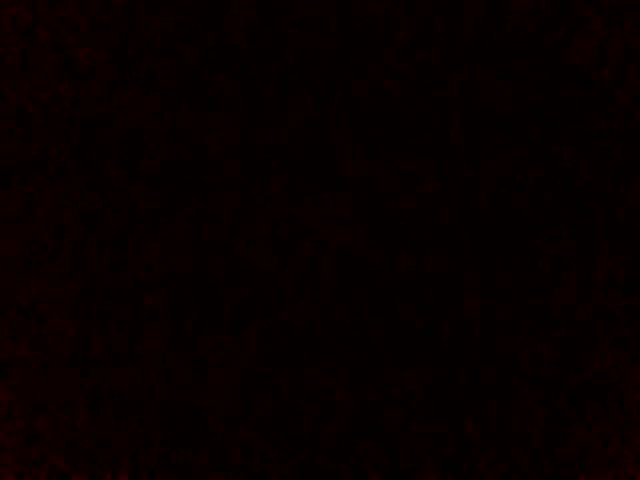
#> input picture frame 2 of Week 2 (OpenCV basis)/Media/M1/mysavedmovie.mp4, 640 x 480 px, given in place of vtest.avi, which was not available
$ jupyter execute '5.11 Dynamic Background Subtraction.ipynb'   (text cells are left out)
#> lines starting #> are read from the running program, lines starting #| are printed output that depends on the picture; after the words box and inside, x2 and y2 are one past the last pixel; in counts of white or black regions, pixels touching at a corner belong together; pictures that were not available may be replaced by others from this repository, and a replacement may not be noted
[cell 1]
import cv2
import matplotlib.pyplot as plt
import numpy as np

[cell 2]
# load a video
cap = cv2.VideoCapture('media/M4/vtest.avi')

# you can optionally work on the live web cam
#cap = cv.VideoCapture(1)

# create the background object
backgroundobject = cv2.bgsegm.createBackgroundSubtractorMOG(backgroundRatio=0.1)

while(1):
    ret, frame = cap.read()
#> frame is the input picture: shape (480, 640, 3); mean B, G, R 0, 0, 7.3
    if not ret:
        break

    # apply the background object on each frame
    fgmask = backgroundobject.apply(frame)
#> fgmask: shape (480, 640); every value is 0

    # also extracting the real detected foreground part of the image (optional)
    real_part = cv2.bitwise_and(frame,frame,mask=fgmask)
#> real_part: shape (480, 640, 3); every value is 0

    # making fgmask 3 channeled so it can be stacked with others
    fgmask_3 = cv2.cvtColor(fgmask, cv2.COLOR_GRAY2BGR)

    # Stack all three frames and show the image
    stacked = np.hstack((fgmask_3,frame,real_part))
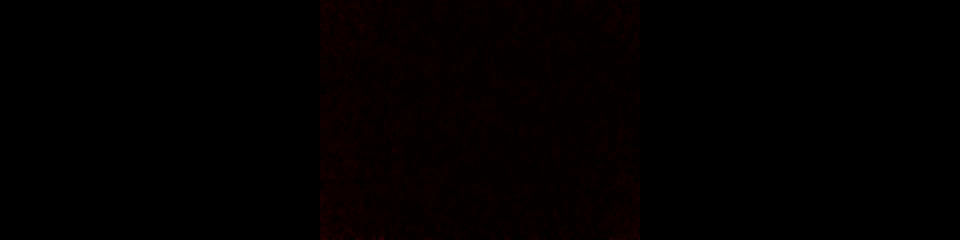
#> stacked: shape (480, 1920, 3) (shown at 1/2 size); mean B, G, R 0, 0, 2.4
    cv2.imshow('All three',cv2.resize(stacked,None,fx=0.65,fy=0.65))
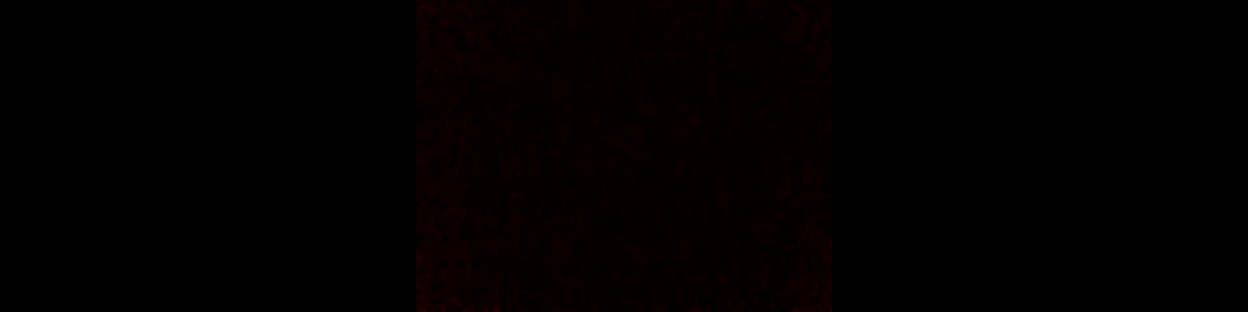
#> window 'All three': shape (312, 1248, 3); mean B, G, R 0, 0, 2.4

    k = cv2.waitKey(30) &  0xff
#> (key Esc is pressed here)
    if k == 27:
        break

cap.release()
cv2.destroyAllWindows()

[cell 3]
# load a video
cap = cv2.VideoCapture('media/M4/vtest.avi')

# you can optionally work on the live web cam
#cap = cv.VideoCapture(1)

# create the background object, you can choose to detect shadows or not (if True they will be shown as gray)
backgroundobject = cv2.createBackgroundSubtractorMOG2( detectShadows = True )

while(1):
    ret, frame = cap.read()
    if not ret:
        break

    # apply the background object on each frame
    fgmask = backgroundobject.apply(frame)
#> fgmask: shape (480, 640); values 127 (black) and 255 (white), 0.03% white in thin lines or dots, all inside (x1, y1, x2, y2) = (24, 32, 624, 480)

    # also extracting the real detected foreground part of the image (optional)
    real_part = cv2.bitwise_and(frame,frame,mask=fgmask)

    # making fgmask 3 channeled so it can be stacked with others
    fgmask_3 = cv2.cvtColor(fgmask, cv2.COLOR_GRAY2BGR)

    # Stack all three frames and show the image
    stacked = np.hstack((fgmask_3,frame,real_part))
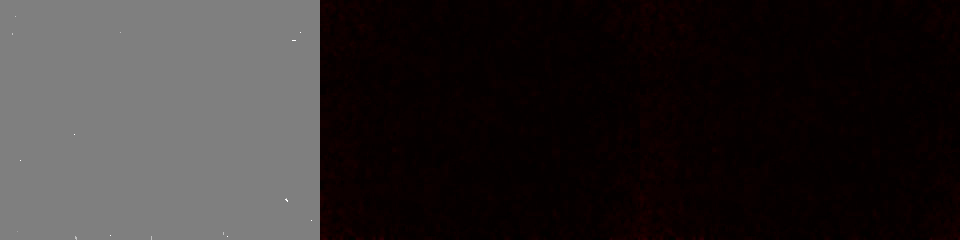
#> stacked: shape (480, 1920, 3) (shown at 1/2 size); mean B, G, R 42.3, 42.4, 47.2
    cv2.imshow('All three',cv2.resize(stacked,None,fx=0.65,fy=0.65))
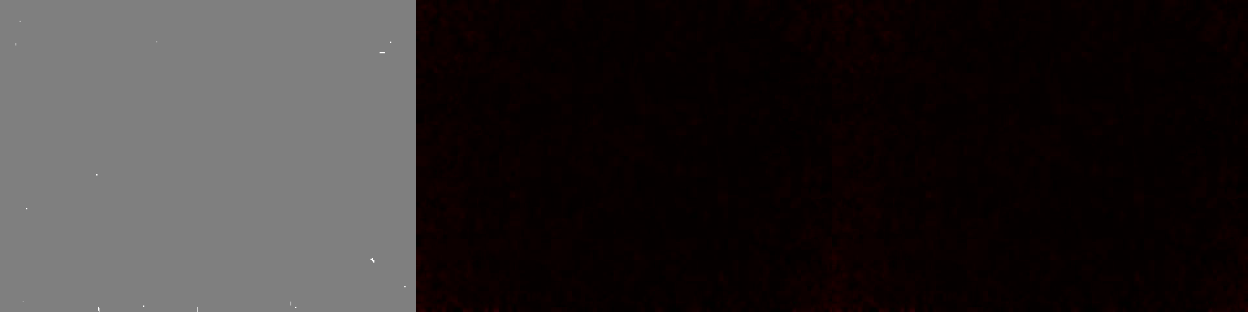
#> window 'All three': shape (312, 1248, 3); mean B, G, R 42.3, 42.4, 47.2

    k = cv2.waitKey(30) &  0xff
#> (key Esc is pressed here)
    if k == 27:
        break

cap.release()
cv2.destroyAllWindows()

[cell 4]
# load a video
cap = cv2.VideoCapture('media/M4/vtest.avi')

# you can optionally work on the live web cam
#cap = cv.VideoCapture(1)

# create the background object
backgroundobject = cv2.bgsegm.createBackgroundSubtractorGSOC()

while(1):
    ret, frame = cap.read()
    if not ret:
        break

    # apply the background object on each frame
    fgmask = backgroundobject.apply(frame)

    # also extracting the real detected foreground part of the image (optional)
    real_part = cv2.bitwise_and(frame,frame,mask=fgmask)

    # making fgmask 3 channeled so it can be stacked with others
    fgmask_3 = cv2.cvtColor(fgmask, cv2.COLOR_GRAY2BGR)

    # Stack all three frames and show the image
    stacked = np.hstack((fgmask_3,frame,real_part))
    cv2.imshow('All three',cv2.resize(stacked,None,fx=0.65,fy=0.65))

    k = cv2.waitKey(3) &  0xff
#> (key Esc is pressed here)

$ run again, starting later in the video
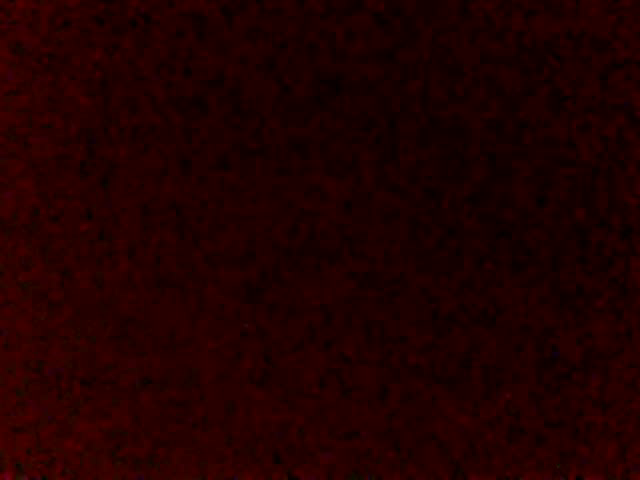
#> input picture frame 17 of Week 2 (OpenCV basis)/Media/M1/mysavedmovie.mp4, 640 x 480 px, given in place of vtest.avi, which was not available
#> frame is the input picture: shape (480, 640, 3); mean B, G, R 0.1, 0.2, 31.5
#> real_part: shape (480, 640, 3); every value is 0
#> `cv2.imshow('All three',cv2.resize(stacked,None,fx=0.65,fy=0.65))`:
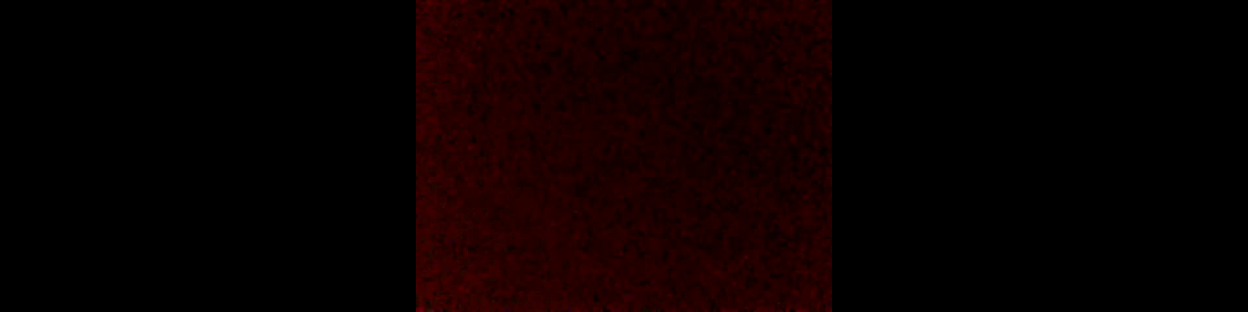
#> window 'All three': shape (312, 1248, 3); mean B, G, R 0, 0.1, 10.5
#> fgmask_3: shape (480, 640, 3); values 127 (black) and 255 (white), 0% white in thin lines or dots, all inside (x1, y1, x2, y2) = (540, 200, 541, 202)
#> `cv2.imshow('All three',cv2.resize(stacked,None,fx=0.65,fy=0.65))`:
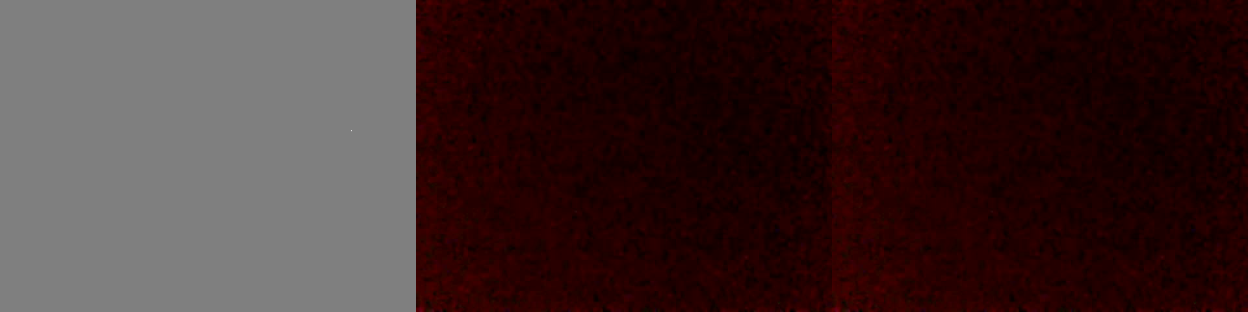
#> window 'All three': shape (312, 1248, 3); mean B, G, R 42.4, 42.5, 63.3
